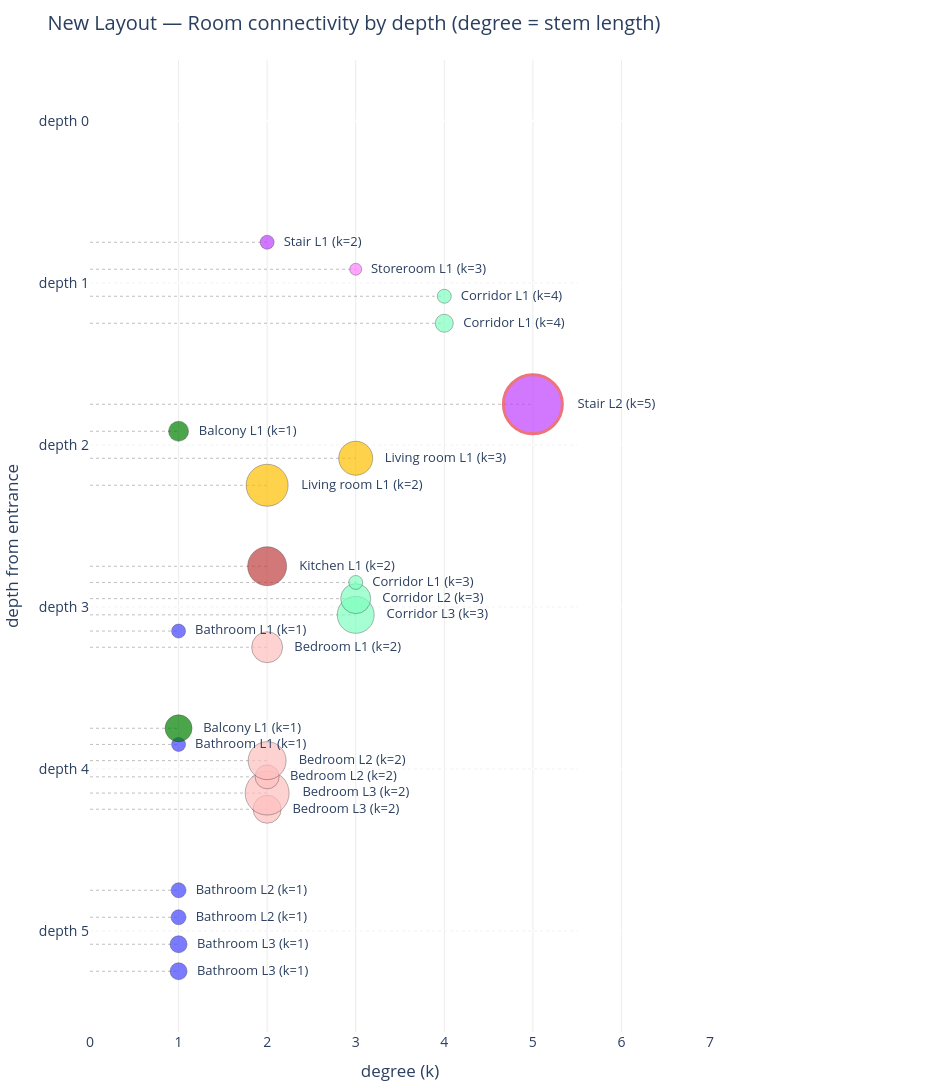

Write notebook code for a chart like this one.
### Markdown cell above
## 11. Node Degree Analysis

Each room's degree (number of direct door/entrance connections in the justified graph) plotted against its depth from the exterior. Stem length = degree; vertical position = depth band. The highest-degree node is highlighted with a red outline.

### Code cell
import plotly.graph_objects as go
from collections import defaultdict

# Compute degree from the justified-graph adjacency (number of direct connections per node)
degree = {mi: len(adj[mi]) for mi in range(len(merged_nodes))}
degree[CARRIER] = len(adj[CARRIER])

# ── Tunable spacing ───────────────────────────────────────────────────────
DEPTH_GAP = 4
SPREAD    = 1.0

# ── Gather node data (exclude the exterior carrier) ───────────────────────
rooms  = [mi for mi in degree if mi != CARRIER]
labels = [
    f"{get_val(merged_nodes[mi], 'label') or f'room_{mi}'} {floor_label(mi)}"
    for mi in rooms
]
colors = [get_val(merged_nodes[mi], "color") or "gray" for mi in rooms]
xs     = [degree[mi] for mi in rooms]
sizes  = [merged_size(mi) for mi in rooms]

max_deg = max(xs) if xs else 1
max_d   = max(d for k, d in depth.items() if k != CARRIER)

# ── Vertical positions: depth band + fan within crowded bands ─────────────
by_depth = defaultdict(list)
for idx, mi in enumerate(rooms):
    by_depth[depth[mi]].append(idx)

ys = [0] * len(rooms)
for d, idxs in by_depth.items():
    n = len(idxs)
    for j, idx in enumerate(idxs):
        offset = 0 if n == 1 else (j - (n - 1) / 2.0) * (SPREAD * 2 / (n - 1))
        ys[idx] = -depth[rooms[idx]] * DEPTH_GAP + offset

# ── Build figure ──────────────────────────────────────────────────────────
fig_lp = go.Figure()

# Dotted stems from x=0 to each node's degree
for x, y in zip(xs, ys):
    fig_lp.add_trace(go.Scatter(
        x=[0, x], y=[y, y], mode="lines",
        line=dict(color="rgba(0,0,0,0.25)", width=1, dash="dot"),
        showlegend=False, hoverinfo="skip",
    ))

# Nodes — original colors & area sizing; highest-degree gets red outline
fig_lp.add_trace(go.Scatter(
    x=xs, y=ys, mode="markers+text",
    marker=dict(
        size=sizes, color=colors,
        line=dict(
            color=["#E63946" if x == max_deg else "rgba(0,0,0,0.4)" for x in xs],
            width=[3 if x == max_deg else 1 for x in xs],
        ),
    ),
    text=[f"  {lab} (k={x})" for lab, x in zip(labels, xs)],
    textposition="middle right", textfont=dict(size=13),
    showlegend=False,
    hovertext=[f"{lab}<br>degree {x}<br>depth {depth[mi]}"
               for lab, x, mi in zip(labels, xs, rooms)],
    hoverinfo="text",
))

# Dotted depth guide lines
for d in range(max_d + 1):
    fig_lp.add_shape(
        type="line", x0=0, x1=max_deg + 0.5,
        y0=-d * DEPTH_GAP, y1=-d * DEPTH_GAP,
        line=dict(color="rgba(0,0,0,0.15)", width=1, dash="dot"),
        layer="below",
    )

# ── Layout & axes ─────────────────────────────────────────────────────────
fig_lp.update_layout(
    title="New Layout — Room connectivity by depth (degree = stem length)",
    width=950,
    height=max(600, 150 * DEPTH_GAP * (max_d + 1) // 2 + 100),
    margin=dict(l=70, r=240, t=60, b=60),
    plot_bgcolor="white", font=dict(size=14),
)
fig_lp.update_xaxes(
    title="degree (k)", dtick=1,
    gridcolor="rgba(0,0,0,0.08)", range=[0, max_deg + 2],
)
fig_lp.update_yaxes(
    title="depth from entrance",
    tickvals=[-d * DEPTH_GAP for d in range(max_d + 1)],
    ticktext=[f"depth {d}" for d in range(max_d + 1)],
    range=[-max_d * DEPTH_GAP - SPREAD - 1.5, SPREAD + 0.5],
)
fig_lp.show()

# Print summary
print("Degree per room (descending):")
for mi in sorted(rooms, key=lambda m: -degree[m]):
    lab = get_val(merged_nodes[mi], "label") or f"room_{mi}"
    fl  = floor_label(mi)
    print(f"  k={degree[mi]:2d}  depth {depth[mi]}  {lab} {fl}")

### Figure 1 — Plotly figure (JSON) as saved in the notebook; plotly's stock layout.template omitted (floating-point values rounded to 4 significant figures)
{"data": [{"hoverinfo": "skip", "line": {"color": "rgba(0,0,0,0.25)", "dash": "dot", "width": 1}, "mode": "lines", "showlegend": false, "type": "scatter", "x": [0, 2], "y": [-17, -17]}, {"hoverinfo": "skip", "line": {"color": "rgba(0,0,0,0.25)", "dash": "dot", "width": 1}, "mode": "lines", "showlegend": false, "type": "scatter", "x": [0, 2], "y": [-16.6, -16.6]}, {"hoverinfo": "skip", "line": {"color": "rgba(0,0,0,0.25)", "dash": "dot", "width": 1}, "mode": "lines", "showlegend": false, "type": "scatter", "x": [0, 2], "y": [-16.2, -16.2]}, {"hoverinfo": "skip", "line": {"color": "rgba(0,0,0,0.25)", "dash": "dot", "width": 1}, "mode": "lines", "showlegend": false, "type": "scatter", "x": [0, 2], "y": [-15.8, -15.8]}, {"hoverinfo": "skip", "line": {"color": "rgba(0,0,0,0.25)", "dash": "dot", "width": 1}, "mode": "lines", "showlegend": false, "type": "scatter", "x": [0, 2], "y": [-13, -13]}, {"hoverinfo": "skip", "line": {"color": "rgba(0,0,0,0.25)", "dash": "dot", "width": 1}, "mode": "lines", "showlegend": false, "type": "scatter", "x": [0, 1], "y": [-21, -21]}, {"hoverinfo": "skip", "line": {"color": "rgba(0,0,0,0.25)", "dash": "dot", "width": 1}, "mode": "lines", "showlegend": false, "type": "scatter", "x": [0, 1], "y": [-20.33, -20.33]}, {"hoverinfo": "skip", "line": {"color": "rgba(0,0,0,0.25)", "dash": "dot", "width": 1}, "mode": "lines", "showlegend": false, "type": "scatter", "x": [0, 1], "y": [-19.67, -19.67]}, {"hoverinfo": "skip", "line": {"color": "rgba(0,0,0,0.25)", "dash": "dot", "width": 1}, "mode": "lines", "showlegend": false, "type": "scatter", "x": [0, 1], "y": [-19, -19]}, {"hoverinfo": "skip", "line": {"color": "rgba(0,0,0,0.25)", "dash": "dot", "width": 1}, "mode": "lines", "showlegend": false, "type": "scatter", "x": [0, 1], "y": [-15.4, -15.4]}, {"hoverinfo": "skip", "line": {"color": "rgba(0,0,0,0.25)", "dash": "dot", "width": 1}, "mode": "lines", "showlegend": false, "type": "scatter", "x": [0, 1], "y": [-12.6, -12.6]}, {"hoverinfo": "skip", "line": {"color": "rgba(0,0,0,0.25)", "dash": "dot", "width": 1}, "mode": "lines", "showlegend": false, "type": "scatter", "x": [0, 3], "y": [-12.2, -12.2]}, {"hoverinfo": "skip", "line": {"color": "rgba(0,0,0,0.25)", "dash": "dot", "width": 1}, "mode": "lines", "showlegend": false, "type": "scatter", "x": [0, 3], "y": [-11.8, -11.8]}, {"hoverinfo": "skip", "line": {"color": "rgba(0,0,0,0.25)", "dash": "dot", "width": 1}, "mode": "lines", "showlegend": false, "type": "scatter", "x": [0, 3], "y": [-11.4, -11.4]}, {"hoverinfo": "skip", "line": {"color": "rgba(0,0,0,0.25)", "dash": "dot", "width": 1}, "mode": "lines", "showlegend": false, "type": "scatter", "x": [0, 4], "y": [-5, -5]}, {"hoverinfo": "skip", "line": {"color": "rgba(0,0,0,0.25)", "dash": "dot", "width": 1}, "mode": "lines", "showlegend": false, "type": "scatter", "x": [0, 4], "y": [-4.333, -4.333]}, {"hoverinfo": "skip", "line": {"color": "rgba(0,0,0,0.25)", "dash": "dot", "width": 1}, "mode": "lines", "showlegend": false, "type": "scatter", "x": [0, 2], "y": [-11, -11]}, {"hoverinfo": "skip", "line": {"color": "rgba(0,0,0,0.25)", "dash": "dot", "width": 1}, "mode": "lines", "showlegend": false, "type": "scatter", "x": [0, 2], "y": [-9, -9]}, {"hoverinfo": "skip", "line": {"color": "rgba(0,0,0,0.25)", "dash": "dot", "width": 1}, "mode": "lines", "showlegend": false, "type": "scatter", "x": [0, 3], "y": [-8.333, -8.333]}, {"hoverinfo": "skip", "line": {"color": "rgba(0,0,0,0.25)", "dash": "dot", "width": 1}, "mode": "lines", "showlegend": false, "type": "scatter", "x": [0, 1], "y": [-7.667, -7.667]}, {"hoverinfo": "skip", "line": {"color": "rgba(0,0,0,0.25)", "dash": "dot", "width": 1}, "mode": "lines", "showlegend": false, "type": "scatter", "x": [0, 1], "y": [-15, -15]}, {"hoverinfo": "skip", "line": {"color": "rgba(0,0,0,0.25)", "dash": "dot", "width": 1}, "mode": "lines", "showlegend": false, "type": "scatter", "x": [0, 3], "y": [-3.667, -3.667]}, {"hoverinfo": "skip", "line": {"color": "rgba(0,0,0,0.25)", "dash": "dot", "width": 1}, "mode": "lines", "showlegend": false, "type": "scatter", "x": [0, 5], "y": [-7, -7]}, {"hoverinfo": "skip", "line": {"color": "rgba(0,0,0,0.25)", "dash": "dot", "width": 1}, "mode": "lines", "showlegend": false, "type": "scatter", "x": [0, 2], "y": [-3, -3]}, {"hoverinfo": "text", "hovertext": ["Bedroom L3<br>degree 2<br>depth 4", "Bedroom L3<br>degree 2<br>depth 4", "Bedroom L2<br>degree 2<br>depth 4", "Bedroom L2<br>degree 2<br>depth 4", "Bedroom L1<br>degree 2<br>depth 3", "Bathroom L3<br>degree 1<br>depth 5", "Bathroom L3<br>degree 1<br>depth 5", "Bathroom L2<br>degree 1<br>depth 5", "Bathroom L2<br>degree 1<br>depth 5", "Bathroom L1<br>degree 1<br>depth 4", "Bathroom L1<br>degree 1<br>depth 3", "Corridor L3<br>degree 3<br>depth 3", "Corridor L2<br>degree 3<br>depth 3", "Corridor L1<br>degree 3<br>depth 3", "Corridor L1<br>degree 4<br>depth 1", "Corridor L1<br>degree 4<br>depth 1", "Kitchen L1<br>degree 2<br>depth 3", "Living room L1<br>degree 2<br>depth 2", "Living room L1<br>degree 3<br>depth 2", "Balcony L1<br>degree 1<br>depth 2", "Balcony L1<br>degree 1<br>depth 4", "Storeroom L1<br>degree 3<br>depth 1", "Stair L2<br>degree 5<br>depth 2", "Stair L1<br>degree 2<br>depth 1"], "marker": {"color": ["#FFBFBF", "#FFBFBF", "#FFBFBF", "#FFBFBF", "#FFBFBF", "#4444FF", "#4444FF", "#4444FF", "#4444FF", "#4444FF", "#4444FF", "#7FFFBF", "#7FFFBF", "#7FFFBF", "#7FFFBF", "#7FFFBF", "#BF3F3F", "#FFBF00", "#FFBF00", "#007F00", "#007F00", "#FF7FFF", "#BF3FFF", "#BF3FFF"], "line": {"color": ["rgba(0,0,0,0.4)", "rgba(0,0,0,0.4)", "rgba(0,0,0,0.4)", "rgba(0,0,0,0.4)", "rgba(0,0,0,0.4)", "rgba(0,0,0,0.4)", "rgba(0,0,0,0.4)", "rgba(0,0,0,0.4)", "rgba(0,0,0,0.4)", "rgba(0,0,0,0.4)", "rgba(0,0,0,0.4)", "rgba(0,0,0,0.4)", "rgba(0,0,0,0.4)", "rgba(0,0,0,0.4)", "rgba(0,0,0,0.4)", "rgba(0,0,0,0.4)", "rgba(0,0,0,0.4)", "rgba(0,0,0,0.4)", "rgba(0,0,0,0.4)", "rgba(0,0,0,0.4)", "rgba(0,0,0,0.4)", "rgba(0,0,0,0.4)", "#E63946", "rgba(0,0,0,0.4)"], "width": [1, 1, 1, 1, 1, 1, 1, 1, 1, 1, 1, 1, 1, 1, 1, 1, 1, 1, 1, 1, 1, 1, 3, 1]}, "size": [28, 44, 24, 38, 31, 17, 17, 15, 15, 14, 14, 37, 30, 14, 18, 14, 39, 42, 34, 20, 27, 12, 59, 14]}, "mode": "markers+text", "showlegend": false, "text": ["  Bedroom L3 (k=2)", "  Bedroom L3 (k=2)", "  Bedroom L2 (k=2)", "  Bedroom L2 (k=2)", "  Bedroom L1 (k=2)", "  Bathroom L3 (k=1)", "  Bathroom L3 (k=1)", "  Bathroom L2 (k=1)", "  Bathroom L2 (k=1)", "  Bathroom L1 (k=1)", "  Bathroom L1 (k=1)", "  Corridor L3 (k=3)", "  Corridor L2 (k=3)", "  Corridor L1 (k=3)", "  Corridor L1 (k=4)", "  Corridor L1 (k=4)", "  Kitchen L1 (k=2)", "  Living room L1 (k=2)", "  Living room L1 (k=3)", "  Balcony L1 (k=1)", "  Balcony L1 (k=1)", "  Storeroom L1 (k=3)", "  Stair L2 (k=5)", "  Stair L1 (k=2)"], "textfont": {"size": 13}, "textposition": "middle right", "type": "scatter", "x": [2, 2, 2, 2, 2, 1, 1, 1, 1, 1, 1, 3, 3, 3, 4, 4, 2, 2, 3, 1, 1, 3, 5, 2], "y": [-17, -16.6, -16.2, -15.8, -13, -21, -20.33, -19.67, -19, -15.4, -12.6, -12.2, -11.8, -11.4, -5, -4.333, -11, -9, -8.333, -7.667, -15, -3.667, -7, -3]}], "layout": {"font": {"size": 14}, "height": 1900, "margin": {"b": 60, "l": 70, "r": 240, "t": 60}, "plot_bgcolor": "white", "shapes": [{"layer": "below", "line": {"color": "rgba(0,0,0,0.15)", "dash": "dot", "width": 1}, "type": "line", "x0": 0, "x1": 5.5, "y0": 0, "y1": 0}, {"layer": "below", "line": {"color": "rgba(0,0,0,0.15)", "dash": "dot", "width": 1}, "type": "line", "x0": 0, "x1": 5.5, "y0": -4, "y1": -4}, {"layer": "below", "line": {"color": "rgba(0,0,0,0.15)", "dash": "dot", "width": 1}, "type": "line", "x0": 0, "x1": 5.5, "y0": -8, "y1": -8}, {"layer": "below", "line": {"color": "rgba(0,0,0,0.15)", "dash": "dot", "width": 1}, "type": "line", "x0": 0, "x1": 5.5, "y0": -12, "y1": -12}, {"layer": "below", "line": {"color": "rgba(0,0,0,0.15)", "dash": "dot", "width": 1}, "type": "line", "x0": 0, "x1": 5.5, "y0": -16, "y1": -16}, {"layer": "below", "line": {"color": "rgba(0,0,0,0.15)", "dash": "dot", "width": 1}, "type": "line", "x0": 0, "x1": 5.5, "y0": -20, "y1": -20}], "title": {"text": "New Layout — Room connectivity by depth (degree = stem length)"}, "width": 950, "xaxis": {"dtick": 1, "gridcolor": "rgba(0,0,0,0.08)", "range": [0, 7], "title": {"text": "degree (k)"}}, "yaxis": {"range": [-22.5, 1.5], "ticktext": ["depth 0", "depth 1", "depth 2", "depth 3", "depth 4", "depth 5"], "tickvals": [0, -4, -8, -12, -16, -20], "title": {"text": "depth from entrance"}}}}
